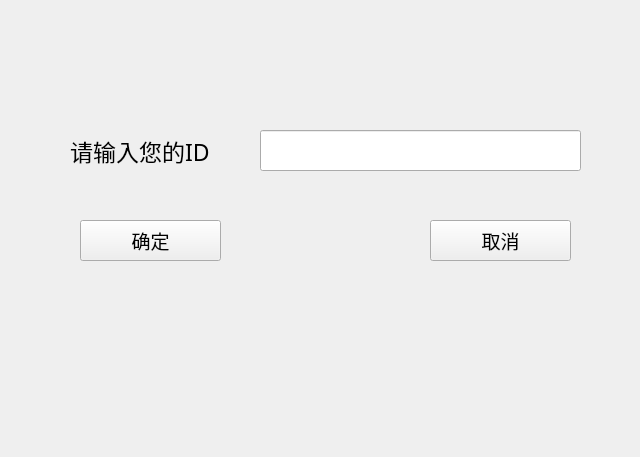
<?xml version="1.0" encoding="UTF-8"?>
<ui version="4.0">
 <class>Form</class>
 <widget class="QWidget" name="Form">
  <property name="geometry">
   <rect>
    <x>0</x>
    <y>0</y>
    <width>640</width>
    <height>457</height>
   </rect>
  </property>
  <property name="windowTitle">
   <string>Form</string>
  </property>
  <widget class="QLabel" name="label_2">
   <property name="geometry">
    <rect>
     <x>70</x>
     <y>120</y>
     <width>171</width>
     <height>61</height>
    </rect>
   </property>
   <property name="font">
    <font>
     <family>Adobe Arabic</family>
     <pointsize>17</pointsize>
    </font>
   </property>
   <property name="text">
    <string>请输入您的ID</string>
   </property>
  </widget>
  <widget class="QPushButton" name="pb1">
   <property name="geometry">
    <rect>
     <x>80</x>
     <y>220</y>
     <width>141</width>
     <height>41</height>
    </rect>
   </property>
   <property name="font">
    <font>
     <family>Adobe Arabic</family>
     <pointsize>14</pointsize>
    </font>
   </property>
   <property name="text">
    <string>确定</string>
   </property>
  </widget>
  <widget class="QPushButton" name="pb2">
   <property name="geometry">
    <rect>
     <x>430</x>
     <y>220</y>
     <width>141</width>
     <height>41</height>
    </rect>
   </property>
   <property name="font">
    <font>
     <family>Adobe Arabic</family>
     <pointsize>14</pointsize>
    </font>
   </property>
   <property name="text">
    <string>取消</string>
   </property>
  </widget>
  <widget class="QLineEdit" name="id">
   <property name="geometry">
    <rect>
     <x>260</x>
     <y>130</y>
     <width>321</width>
     <height>41</height>
    </rect>
   </property>
  </widget>
 </widget>
 <resources/>
 <connections/>
</ui>
